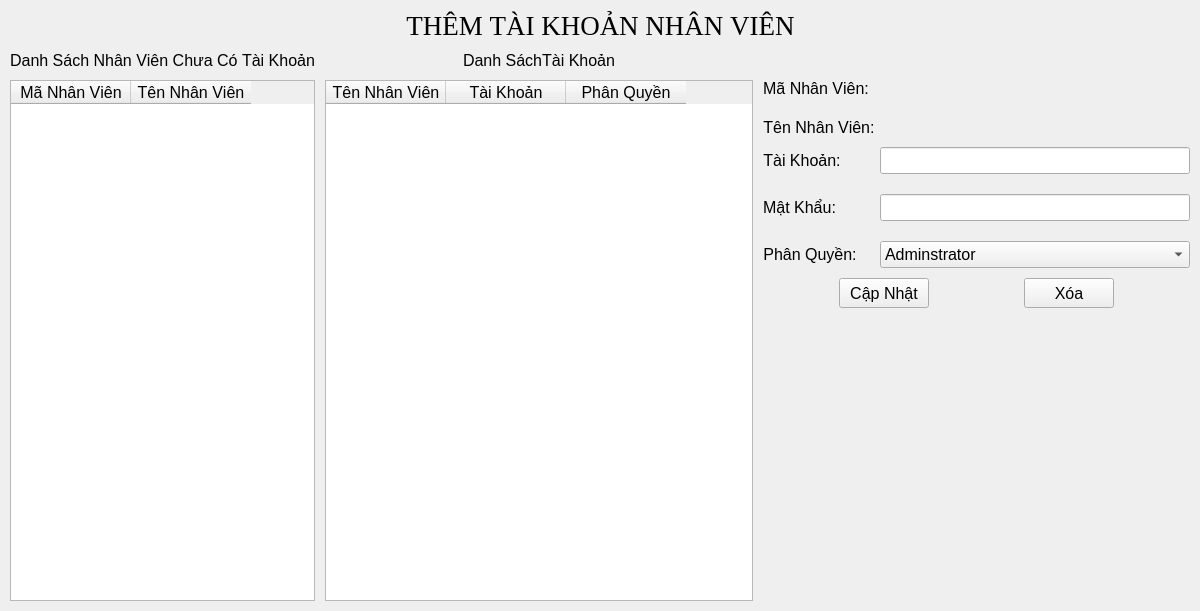
<?xml version="1.0" encoding="UTF-8"?>
<ui version="4.0">
 <class>CreateAccount</class>
 <widget class="QFrame" name="CreateAccount">
  <property name="geometry">
   <rect>
    <x>0</x>
    <y>0</y>
    <width>1200</width>
    <height>611</height>
   </rect>
  </property>
  <property name="font">
   <font>
    <pointsize>12</pointsize>
    <kerning>false</kerning>
   </font>
  </property>
  <property name="windowTitle">
   <string>Frame</string>
  </property>
  <layout class="QVBoxLayout" name="verticalLayout_5">
   <property name="spacing">
    <number>10</number>
   </property>
   <property name="leftMargin">
    <number>10</number>
   </property>
   <property name="topMargin">
    <number>10</number>
   </property>
   <property name="rightMargin">
    <number>10</number>
   </property>
   <property name="bottomMargin">
    <number>10</number>
   </property>
   <item>
    <layout class="QHBoxLayout" name="horizontalLayout">
     <item>
      <spacer name="horizontalSpacer">
       <property name="orientation">
        <enum>Qt::Horizontal</enum>
       </property>
       <property name="sizeHint" stdset="0">
        <size>
         <width>40</width>
         <height>20</height>
        </size>
       </property>
      </spacer>
     </item>
     <item>
      <widget class="QLabel" name="label_2">
       <property name="font">
        <font>
         <family>Times New Roman</family>
         <pointsize>20</pointsize>
        </font>
       </property>
       <property name="text">
        <string>THÊM TÀI KHOẢN NHÂN VIÊN</string>
       </property>
       <property name="alignment">
        <set>Qt::AlignCenter</set>
       </property>
      </widget>
     </item>
     <item>
      <spacer name="horizontalSpacer_2">
       <property name="orientation">
        <enum>Qt::Horizontal</enum>
       </property>
       <property name="sizeHint" stdset="0">
        <size>
         <width>40</width>
         <height>20</height>
        </size>
       </property>
      </spacer>
     </item>
    </layout>
   </item>
   <item>
    <layout class="QHBoxLayout" name="horizontalLayout_3" stretch="1,2,2">
     <item>
      <layout class="QVBoxLayout" name="verticalLayout">
       <item>
        <widget class="QLabel" name="label_6">
         <property name="font">
          <font>
           <pointsize>12</pointsize>
          </font>
         </property>
         <property name="text">
          <string>Danh Sách Nhân Viên Chưa Có Tài Khoản</string>
         </property>
         <property name="alignment">
          <set>Qt::AlignCenter</set>
         </property>
        </widget>
       </item>
       <item>
        <widget class="QTableWidget" name="dataTabEmployeeNotHaveAcc">
         <property name="font">
          <font>
           <family>MS Shell Dlg 2</family>
           <pointsize>12</pointsize>
          </font>
         </property>
         <property name="sizeAdjustPolicy">
          <enum>QAbstractScrollArea::AdjustToContents</enum>
         </property>
         <attribute name="horizontalHeaderDefaultSectionSize">
          <number>120</number>
         </attribute>
         <column>
          <property name="text">
           <string>Mã Nhân Viên</string>
          </property>
         </column>
         <column>
          <property name="text">
           <string>Tên Nhân Viên</string>
          </property>
         </column>
        </widget>
       </item>
      </layout>
     </item>
     <item>
      <layout class="QVBoxLayout" name="verticalLayout_2">
       <item>
        <widget class="QLabel" name="label_5">
         <property name="font">
          <font>
           <pointsize>12</pointsize>
          </font>
         </property>
         <property name="text">
          <string>Danh SáchTài Khoản</string>
         </property>
         <property name="alignment">
          <set>Qt::AlignCenter</set>
         </property>
        </widget>
       </item>
       <item>
        <widget class="QTableWidget" name="dataTabEmployeeHaveAcc">
         <property name="font">
          <font>
           <family>MS Shell Dlg 2</family>
           <pointsize>12</pointsize>
          </font>
         </property>
         <property name="sizeAdjustPolicy">
          <enum>QAbstractScrollArea::AdjustToContents</enum>
         </property>
         <attribute name="horizontalHeaderDefaultSectionSize">
          <number>120</number>
         </attribute>
         <column>
          <property name="text">
           <string>Tên Nhân Viên</string>
          </property>
         </column>
         <column>
          <property name="text">
           <string>Tài Khoản</string>
          </property>
         </column>
         <column>
          <property name="text">
           <string>Phân Quyền</string>
          </property>
         </column>
        </widget>
       </item>
      </layout>
     </item>
     <item>
      <layout class="QVBoxLayout" name="verticalLayout_4">
       <item>
        <widget class="QLabel" name="label_4">
         <property name="font">
          <font>
           <pointsize>12</pointsize>
          </font>
         </property>
         <property name="text">
          <string/>
         </property>
         <property name="alignment">
          <set>Qt::AlignLeading|Qt::AlignLeft|Qt::AlignVCenter</set>
         </property>
        </widget>
       </item>
       <item>
        <layout class="QVBoxLayout" name="verticalLayout_3">
         <property name="spacing">
          <number>10</number>
         </property>
         <item>
          <layout class="QFormLayout" name="formLayout">
           <property name="horizontalSpacing">
            <number>6</number>
           </property>
           <property name="verticalSpacing">
            <number>20</number>
           </property>
           <item row="0" column="0">
            <widget class="QLabel" name="label_7">
             <property name="font">
              <font>
               <pointsize>12</pointsize>
              </font>
             </property>
             <property name="text">
              <string>Mã Nhân Viên:</string>
             </property>
             <property name="alignment">
              <set>Qt::AlignCenter</set>
             </property>
            </widget>
           </item>
           <item row="0" column="1">
            <widget class="QLabel" name="lbIDEmployee">
             <property name="font">
              <font>
               <pointsize>12</pointsize>
              </font>
             </property>
             <property name="text">
              <string/>
             </property>
             <property name="alignment">
              <set>Qt::AlignLeading|Qt::AlignLeft|Qt::AlignVCenter</set>
             </property>
            </widget>
           </item>
           <item row="1" column="0">
            <widget class="QLabel" name="label_8">
             <property name="font">
              <font>
               <pointsize>12</pointsize>
              </font>
             </property>
             <property name="text">
              <string>Tên Nhân Viên:</string>
             </property>
             <property name="alignment">
              <set>Qt::AlignCenter</set>
             </property>
            </widget>
           </item>
           <item row="1" column="1">
            <widget class="QLabel" name="lbFullName">
             <property name="font">
              <font>
               <pointsize>12</pointsize>
              </font>
             </property>
             <property name="text">
              <string/>
             </property>
             <property name="alignment">
              <set>Qt::AlignLeading|Qt::AlignLeft|Qt::AlignVCenter</set>
             </property>
            </widget>
           </item>
          </layout>
         </item>
         <item>
          <layout class="QFormLayout" name="formLayout_2">
           <property name="horizontalSpacing">
            <number>23</number>
           </property>
           <property name="verticalSpacing">
            <number>20</number>
           </property>
           <item row="0" column="0">
            <widget class="QLabel" name="label_11">
             <property name="font">
              <font>
               <pointsize>12</pointsize>
              </font>
             </property>
             <property name="text">
              <string>Tài Khoản:</string>
             </property>
             <property name="alignment">
              <set>Qt::AlignCenter</set>
             </property>
            </widget>
           </item>
           <item row="1" column="0">
            <widget class="QLabel" name="label_12">
             <property name="font">
              <font>
               <pointsize>12</pointsize>
              </font>
             </property>
             <property name="text">
              <string>Mật Khẩu:</string>
             </property>
             <property name="alignment">
              <set>Qt::AlignCenter</set>
             </property>
            </widget>
           </item>
           <item row="2" column="0">
            <widget class="QLabel" name="label_13">
             <property name="font">
              <font>
               <pointsize>12</pointsize>
              </font>
             </property>
             <property name="text">
              <string>Phân Quyền:</string>
             </property>
             <property name="alignment">
              <set>Qt::AlignCenter</set>
             </property>
            </widget>
           </item>
           <item row="0" column="1">
            <widget class="QLineEdit" name="txtUsername">
             <property name="font">
              <font>
               <pointsize>12</pointsize>
              </font>
             </property>
            </widget>
           </item>
           <item row="1" column="1">
            <widget class="QLineEdit" name="txtPassword">
             <property name="font">
              <font>
               <pointsize>12</pointsize>
              </font>
             </property>
             <property name="echoMode">
              <enum>QLineEdit::Password</enum>
             </property>
            </widget>
           </item>
           <item row="2" column="1">
            <widget class="QComboBox" name="comboPmission">
             <property name="font">
              <font>
               <pointsize>12</pointsize>
              </font>
             </property>
             <item>
              <property name="text">
               <string>Adminstrator</string>
              </property>
             </item>
             <item>
              <property name="text">
               <string>Bác Sỹ</string>
              </property>
             </item>
             <item>
              <property name="text">
               <string>KTV - Cận Lâm Sàng</string>
              </property>
             </item>
             <item>
              <property name="text">
               <string>Tiếp Tân</string>
              </property>
             </item>
            </widget>
           </item>
          </layout>
         </item>
         <item>
          <layout class="QHBoxLayout" name="horizontalLayout_4">
           <property name="spacing">
            <number>20</number>
           </property>
           <item>
            <spacer name="horizontalSpacer_3">
             <property name="orientation">
              <enum>Qt::Horizontal</enum>
             </property>
             <property name="sizeHint" stdset="0">
              <size>
               <width>40</width>
               <height>20</height>
              </size>
             </property>
            </spacer>
           </item>
           <item>
            <widget class="QPushButton" name="btUpdate">
             <property name="minimumSize">
              <size>
               <width>90</width>
               <height>30</height>
              </size>
             </property>
             <property name="maximumSize">
              <size>
               <width>90</width>
               <height>30</height>
              </size>
             </property>
             <property name="font">
              <font>
               <pointsize>12</pointsize>
              </font>
             </property>
             <property name="cursor">
              <cursorShape>PointingHandCursor</cursorShape>
             </property>
             <property name="text">
              <string>Cập Nhật</string>
             </property>
            </widget>
           </item>
           <item>
            <spacer name="horizontalSpacer_5">
             <property name="orientation">
              <enum>Qt::Horizontal</enum>
             </property>
             <property name="sizeHint" stdset="0">
              <size>
               <width>40</width>
               <height>20</height>
              </size>
             </property>
            </spacer>
           </item>
           <item>
            <widget class="QPushButton" name="btDelete">
             <property name="minimumSize">
              <size>
               <width>90</width>
               <height>30</height>
              </size>
             </property>
             <property name="maximumSize">
              <size>
               <width>90</width>
               <height>30</height>
              </size>
             </property>
             <property name="font">
              <font>
               <pointsize>12</pointsize>
              </font>
             </property>
             <property name="cursor">
              <cursorShape>PointingHandCursor</cursorShape>
             </property>
             <property name="text">
              <string>Xóa</string>
             </property>
            </widget>
           </item>
           <item>
            <spacer name="horizontalSpacer_4">
             <property name="orientation">
              <enum>Qt::Horizontal</enum>
             </property>
             <property name="sizeHint" stdset="0">
              <size>
               <width>40</width>
               <height>20</height>
              </size>
             </property>
            </spacer>
           </item>
          </layout>
         </item>
        </layout>
       </item>
       <item>
        <spacer name="verticalSpacer">
         <property name="orientation">
          <enum>Qt::Vertical</enum>
         </property>
         <property name="sizeHint" stdset="0">
          <size>
           <width>20</width>
           <height>40</height>
          </size>
         </property>
        </spacer>
       </item>
      </layout>
     </item>
    </layout>
   </item>
  </layout>
 </widget>
 <resources/>
 <connections/>
</ui>
